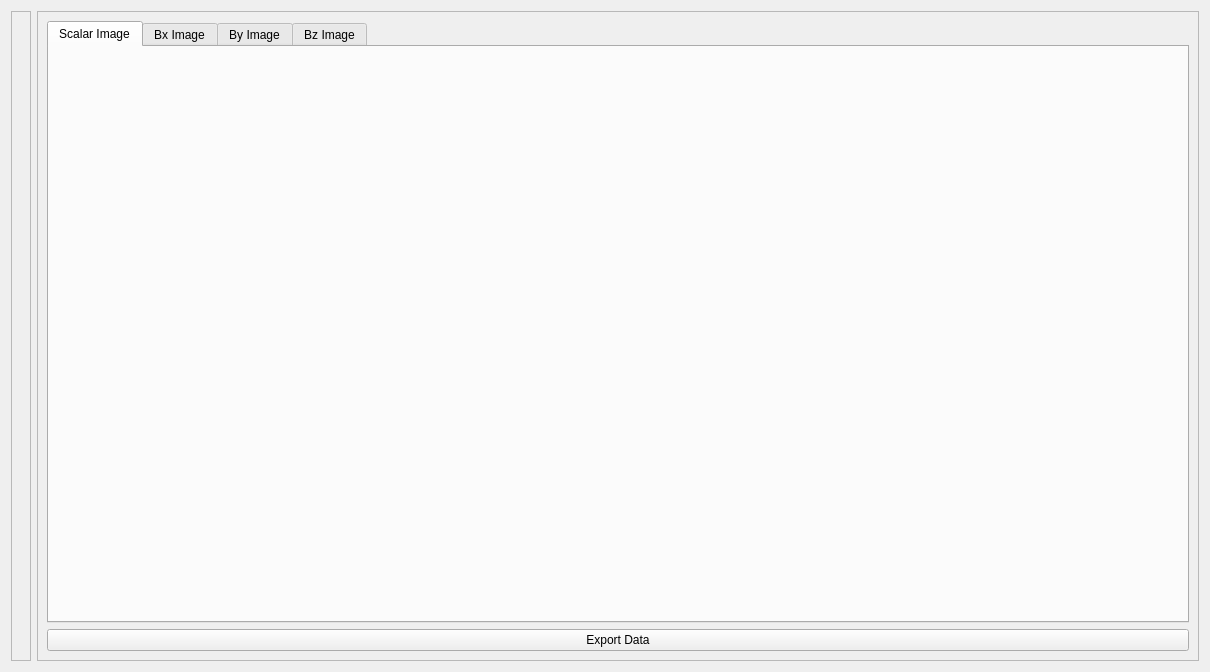
<?xml version="1.0" encoding="UTF-8"?>
<ui version="4.0">
 <class>Form</class>
 <widget class="QWidget" name="Form">
  <property name="geometry">
   <rect>
    <x>0</x>
    <y>0</y>
    <width>1210</width>
    <height>672</height>
   </rect>
  </property>
  <property name="windowTitle">
   <string>Form</string>
  </property>
  <layout class="QHBoxLayout" name="horizontalLayout">
   <item>
    <widget class="QFrame" name="frame_2">
     <property name="maximumSize">
      <size>
       <width>599</width>
       <height>16777215</height>
      </size>
     </property>
     <property name="frameShape">
      <enum>QFrame::StyledPanel</enum>
     </property>
     <property name="frameShadow">
      <enum>QFrame::Raised</enum>
     </property>
     <layout class="QVBoxLayout" name="verticalLayout">
      <item>
       <widget class="PlotWidget" name="graphWidget_2" native="true">
        <property name="minimumSize">
         <size>
          <width>0</width>
          <height>0</height>
         </size>
        </property>
        <property name="maximumSize">
         <size>
          <width>500</width>
          <height>270</height>
         </size>
        </property>
        <property name="font">
         <font>
          <bold>true</bold>
         </font>
        </property>
        <property name="autoFillBackground">
         <bool>false</bool>
        </property>
       </widget>
      </item>
      <item>
       <widget class="PlotWidget" name="graphWidget" native="true">
        <property name="minimumSize">
         <size>
          <width>0</width>
          <height>0</height>
         </size>
        </property>
        <property name="maximumSize">
         <size>
          <width>500</width>
          <height>270</height>
         </size>
        </property>
        <property name="font">
         <font>
          <bold>true</bold>
         </font>
        </property>
        <property name="autoFillBackground">
         <bool>false</bool>
        </property>
       </widget>
      </item>
     </layout>
    </widget>
   </item>
   <item>
    <widget class="QFrame" name="frame">
     <property name="frameShape">
      <enum>QFrame::StyledPanel</enum>
     </property>
     <property name="frameShadow">
      <enum>QFrame::Raised</enum>
     </property>
     <layout class="QVBoxLayout" name="verticalLayout_2">
      <item>
       <widget class="QTabWidget" name="imageTab">
        <property name="maximumSize">
         <size>
          <width>16777215</width>
          <height>16777215</height>
         </size>
        </property>
        <property name="currentIndex">
         <number>0</number>
        </property>
        <widget class="QWidget" name="scalarTab">
         <attribute name="title">
          <string>Scalar Image</string>
         </attribute>
         <layout class="QHBoxLayout" name="horizontalLayout_7">
          <item>
           <widget class="ImageView" name="imageWidget" native="true">
            <property name="minimumSize">
             <size>
              <width>0</width>
              <height>0</height>
             </size>
            </property>
           </widget>
          </item>
         </layout>
        </widget>
        <widget class="QWidget" name="bxImage">
         <attribute name="title">
          <string>Bx Image</string>
         </attribute>
         <layout class="QHBoxLayout" name="horizontalLayout_3">
          <item>
           <widget class="ImageView" name="imageWidget_2" native="true">
            <property name="minimumSize">
             <size>
              <width>0</width>
              <height>0</height>
             </size>
            </property>
           </widget>
          </item>
         </layout>
        </widget>
        <widget class="QWidget" name="byImage">
         <attribute name="title">
          <string>By Image</string>
         </attribute>
         <layout class="QHBoxLayout" name="horizontalLayout_4">
          <item>
           <widget class="ImageView" name="imageWidget_3" native="true">
            <property name="minimumSize">
             <size>
              <width>0</width>
              <height>0</height>
             </size>
            </property>
            <property name="maximumSize">
             <size>
              <width>1000000</width>
              <height>10000000</height>
             </size>
            </property>
           </widget>
          </item>
         </layout>
        </widget>
        <widget class="QWidget" name="bzImage">
         <attribute name="title">
          <string>Bz Image</string>
         </attribute>
         <layout class="QHBoxLayout" name="horizontalLayout_5">
          <item>
           <widget class="ImageView" name="imageWidget_4" native="true">
            <property name="minimumSize">
             <size>
              <width>0</width>
              <height>0</height>
             </size>
            </property>
           </widget>
          </item>
         </layout>
        </widget>
       </widget>
      </item>
      <item>
       <widget class="QPushButton" name="exportDataButton">
        <property name="text">
         <string>Export Data</string>
        </property>
       </widget>
      </item>
     </layout>
    </widget>
   </item>
  </layout>
 </widget>
 <customwidgets>
  <customwidget>
   <class>PlotWidget</class>
   <extends>QWidget</extends>
   <header>pyqtgraph</header>
   <container>1</container>
  </customwidget>
  <customwidget>
   <class>ImageView</class>
   <extends>QWidget</extends>
   <header>pyqtgraph</header>
   <container>1</container>
  </customwidget>
 </customwidgets>
 <resources/>
 <connections/>
</ui>
